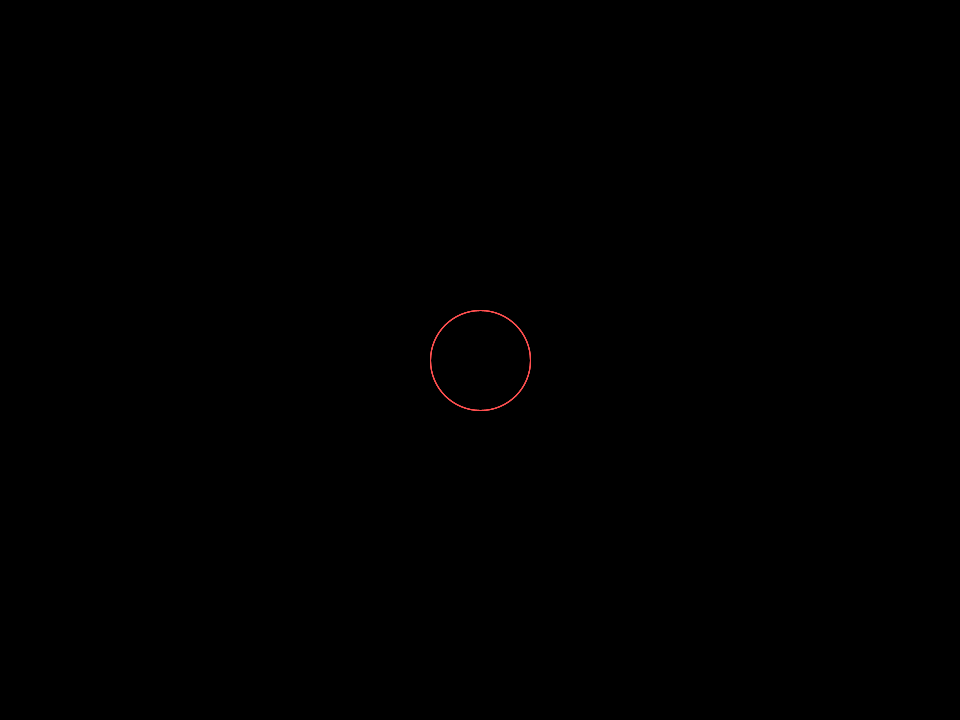
Frame 1 (no input)
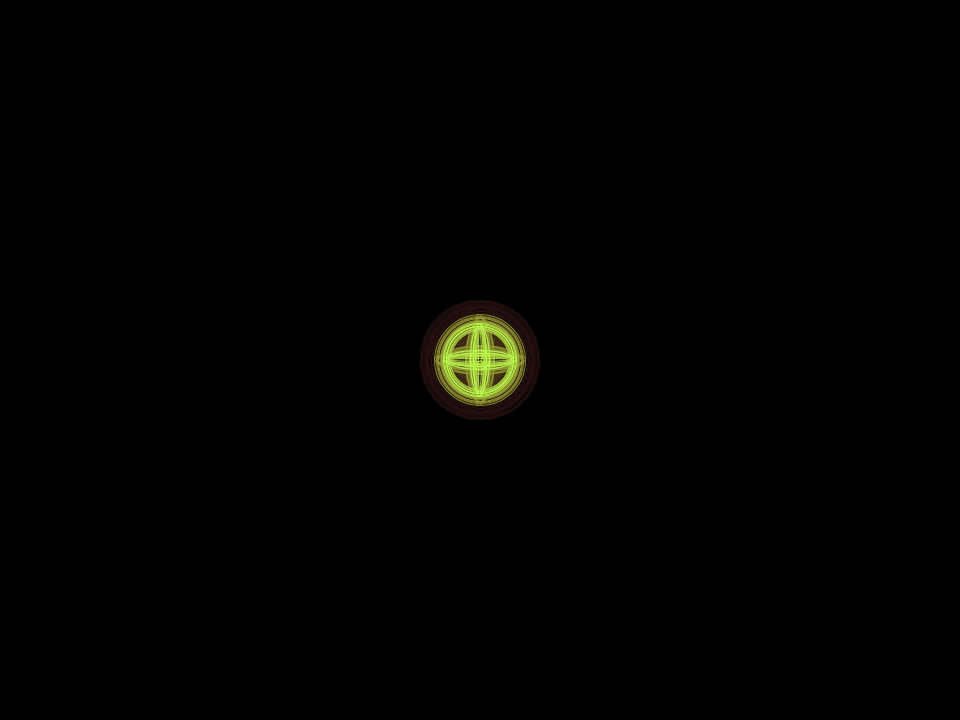
Frame 60 (the mouse pressed at the canvas centre just before this capture)
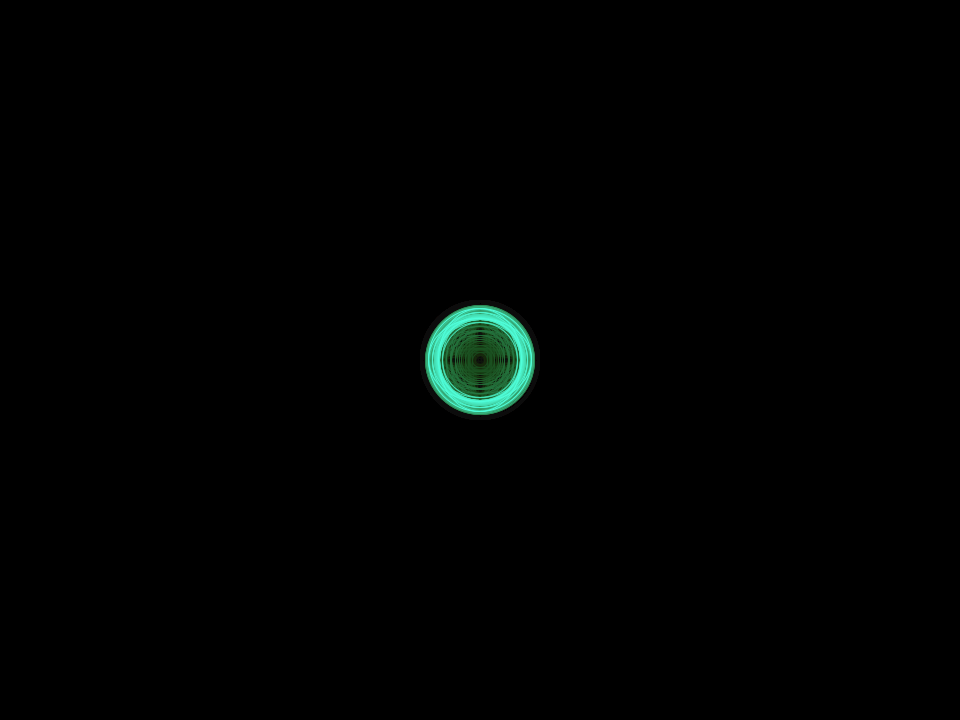
Frame 120 (the mouse held since frame 60 and released just before this capture)

The Processing sketch that drew these frames (run headless with seeded random() and noise(); from frame 60 on, the mouse is pressed at the canvas centre):

// Processing sketch: smash
// ── smash.pde
float h, x, y, a, l;

void setup() {
  size(960, 720);
  background(0);
  colorMode(HSB);
  h = 0;
  x = width/2;
  y = height/2;
  a = 100;
  l = 100;
}

void draw() {
  noStroke();
  fill(0, 0, 0, 10);
  rect(0, 0, width, height);

  //background(0);

  //noStroke();
  //fill(h,175,255);
  noFill();
  //strokeWeight(random(1,10));
  stroke(h, 175, 255);
  ellipse(x, y, l, a);

  //noStroke();
  //fill(h,175,255);
  noFill();
  //strokeWeight(random(1,10));
  stroke(h, 175, 255);
  ellipse(x, y, a, l);

  //noStroke();
  //fill(h,175,255);
  noFill();
  //strokeWeight(random(1,10));
  stroke(h, 175, 255);
  ellipse(x, y, l, l);

  //noStroke();
  //fill(h,175,255);
  noFill();
  //strokeWeight(random(1,10));
  stroke(h, 175, 255);
  ellipse(x, y, a, a);

  //x = x + random(-5,5);
  //y = y + random(-5,5);

  //x = mouseX;
  //y = mouseY;

  //l = (x+1)/5;
  //a = (y +1) / 5;

  l = l + random(-10, 10);
  a = a + random(-10, 10);

  //l = mouseX;
  //a = mouseY;

  if (x > width) {
    x = width/2;
  }
  if (y > height) {
    y = height/2;
  }

  if (h > 255) {
    h = 0;
  } else {
    h = h + 1;
  }
}
